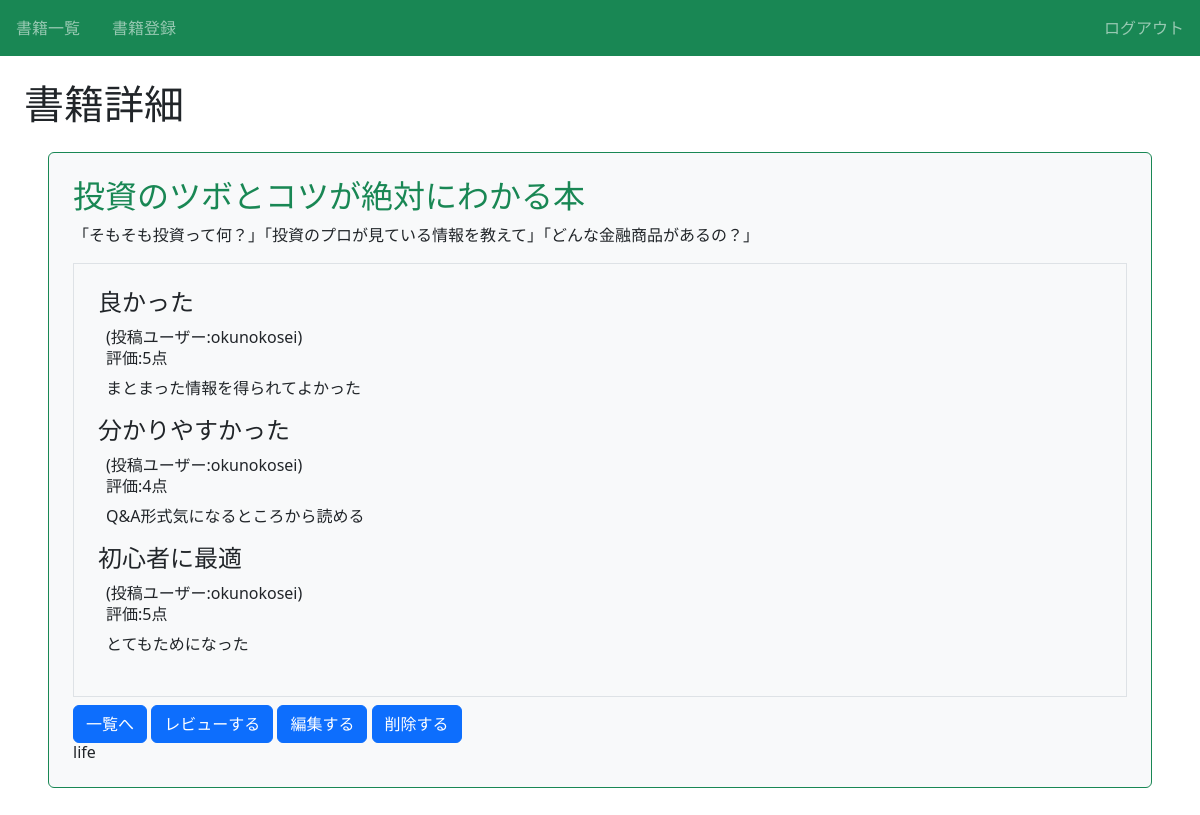
The app's page /book/7/detail/ (signed in) with its own data.
### book/models.py (models this page shows, shortened)
class Book(models.Model):
    title = models.CharField(max_length = 100)
    text = models.TextField()
    thumbnail = models.ImageField(null=True, blank=True)
    category = models.CharField(
        max_length = 100,
        choices = CATEGORY
    )
    user = models.ForeignKey('auth.User', on_delete=models.CASCADE)

class Review(models.Model):
    book = models.ForeignKey(Book, on_delete=models.CASCADE)
    title = models.CharField(max_length=100)
    text = models.TextField()
    rate = models.IntegerField(choices=RATE_CHOICES)
    user = models.ForeignKey('auth.User', on_delete=models.CASCADE)

### book/views.py (the view)
# urls.py: path('book/<int:pk>/detail/', views.DetailBookView.as_view(), name='detail-book'),
class DetailBookView(LoginRequiredMixin, DetailView):
    template_name = 'book/book_detail.html'
    model = Book

### book/templates/book/book_detail.html (shortened to what this page needs)
{% extends 'base.html' %}
{% block h1 %}書籍詳細{% endblock %}
{% block content %}
  <div class="p-4 m-4 bg-light border border-success rounded">
    <h2 class="text-success">{{ object.title }}</h2>
    <p>{{ object.text}}</p>
    <div class="border p-4 mb-2">
      {% for review in object.review_set.all %}
      <div>
        <h3 class="h4">{{ review.title }}</h3>
        <div class="px-2">
          <span>(投稿ユーザー:{{ review.user.username }})</span>
          <h6>評価:{{ review.rate }}点</h6>
          <p>{{ review.text }}</p>
        </div>
      </div>
      {% endfor %}
    </div>
    <a href="{% url 'list-book' %}" class="btn btn-primary">一覧へ</a>
    <a href="{% url 'review' object.pk %}"class="btn btn-primary">レビューする</a>
    <a href="{% url 'update-book' object.pk %}" class="btn btn-primary">編集する</a>
    <a href="{% url 'delete-book' object.pk %}" class="btn btn-primary">削除する</a>
    <h6 class="card-title">{{ object.category}}</h6>
  </div>
{% endblock content %}

### book/static/book/css/style.css (style rules this page uses)
a { text-decoration: none; }

### records on screen
Book: title "投資のツボとコツが絶対にわかる本", text "「そもそも投資って何？」「投資のプロが見ている情報を教えて」「どんな金融商品があるの？」", category "life"
Review: title "良かった", user.username "okunokosei", rate "5", text "まとまった情報を得られてよかった"
Review: title "分かりやすかった", user.username "okunokosei", rate "4", text "Q&A形式気になるところから読める"
Review: title "初心者に最適", user.username "okunokosei", rate "5", text "とてもためになった"
